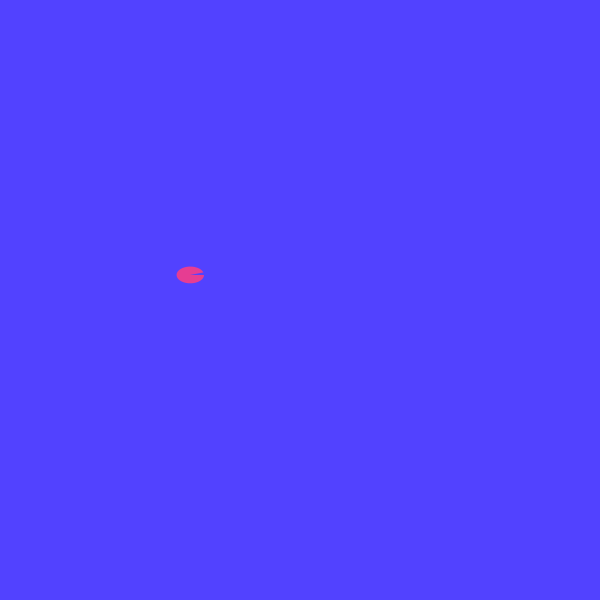
Frame 1 (no input)
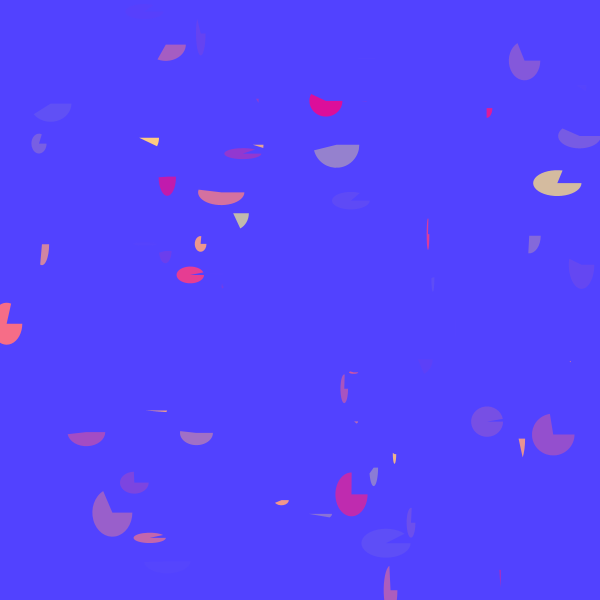
Frame 60 (the mouse pressed at the canvas centre just before this capture)
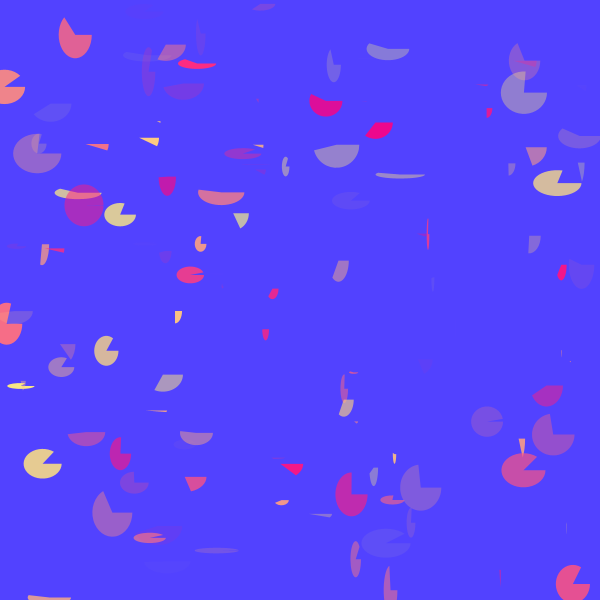
Frame 120 (the mouse held since frame 60 and released just before this capture)

The Processing sketch that drew these frames (run headless with seeded random() and noise(); from frame 60 on, the mouse is pressed at the canvas centre):

// Processing sketch: processing_159536
// ── processing_159536.pde

int i = 0;
void setup()
{
  size(600,600);      //Canvas Size 600x600 pixels
  background(random(128),random(255),255);      //Max red possible is 128, last value is 255 to favor a blue background.
  smooth();        // for smooth arc edges
}

void draw()
{
  if(i<5000)
  {
    float randomArcAngle = PI*random(0,2.0);       //generates random angle value between 0 and 2PI. Example 1.23PI
    stroke(0,0,0,0);   //to make strokes invisible.
    fill(255,random(255),128,random(255));   //Favored red with blue value at 128 generates random values of pink and orange
    /* This generates random sized ellipses at random 
    locations on the canvas. The max value of height 
    or width of an ellipse is 50 so that the ellipses 
    are small enough to show some contrasting background.
    */
    arc(random(600),random(600),random(50),random(50),0,randomArcAngle);     
    i++;
  }
}
